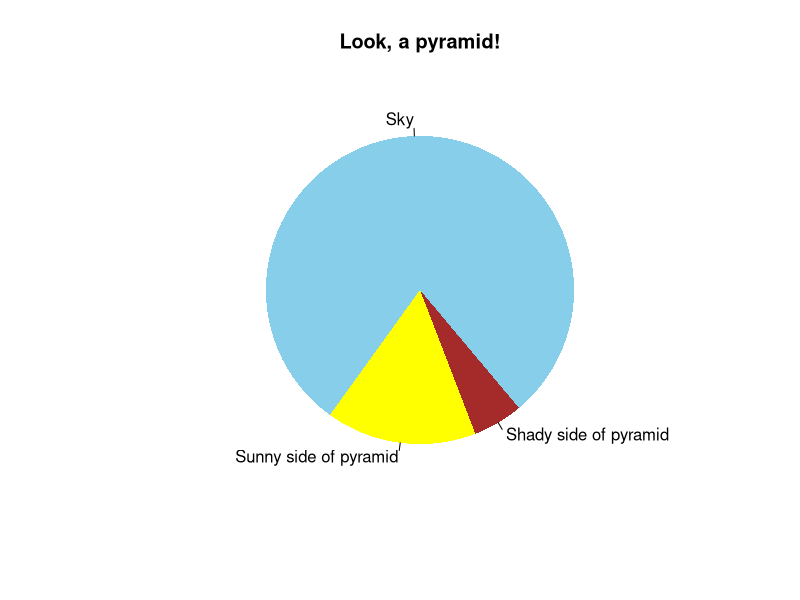

Write the R code that produced this figure.
## ---- chunk 1
pie( c(75,15,5),   
     c("Sky", "Sunny side of pyramid", "Shady side of pyramid"), 
	   col = c("skyblue","yellow","brown"), 
	   init.angle = -50, 
	   border = NA,
     main = "Look, a pyramid!"
	 )
